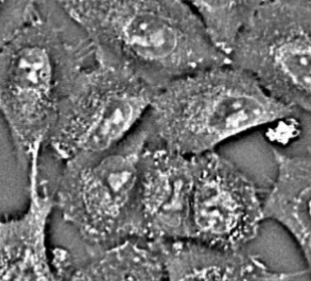
#> input picture examples/gradio/a549.png, 311 x 281 px
$ python -i masks.py   (imports and definitions only)
#> lines starting #> are read from the running program, lines starting #| are printed output that depends on the picture; after the words box and inside, x2 and y2 are one past the last pixel; in counts of white or black regions, pixels touching at a corner belong together
from typing import Any

import numpy as np
import scipy.ndimage as ndimage
from numpy.typing import NDArray
from scipy.ndimage import binary_fill_holes
from skimage.filters import gaussian, laplace, threshold_otsu
from skimage.morphology import (
    ball,
    binary_dilation,
    binary_opening,
    disk,
    remove_small_objects,
)


# [25 lines left out: function create_otsu_mask, not called in this run]


def create_membrane_mask(
    input_image: NDArray[Any],
    str_elem_size: int = 23,
    sigma: float = 0.4,
    k_size: int = 3,
    msize: int = 120,
) -> NDArray[np.bool_]:
    """Create a binary mask using Laplacian of Gaussian (LOG) feature detection.

    Parameters
    ----------
    input_image : NDArray
        Generate masks from this image.
    str_elem_size : int, optional
        Size of the laplacian filter used for contrast enhancement, odd number.
        Increase in value increases sensitivity of contrast enhancement,
        by default 23.
    sigma : float, optional
        Gaussian blur standard deviation, by default 0.4.
    k_size : int, optional
        Disk/ball size for mask dilation, ball for 3D and disk for 2D data,
        by default 3.
    msize : int, optional
        Size of small objects removed to clean segmentation, by default 120.

    Returns
    -------
    NDArray
        Binary mask of input_image.
    """
#> called with str_elem_size = 23, sigma = 0.4, k_size = 3, msize = 120
    input_image_blur = gaussian(input_image, sigma=sigma)

    input_Lapl = laplace(input_image_blur, ksize=str_elem_size)
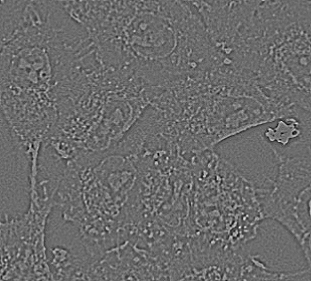
#> input_Lapl: shape (281, 311) float64; min -0.591, max 0.801, mean -2.54e-19; drawn with min black and max white

    thresh = threshold_otsu(input_Lapl)
#> thresh = 0.0204
    mask_bin = input_Lapl >= thresh
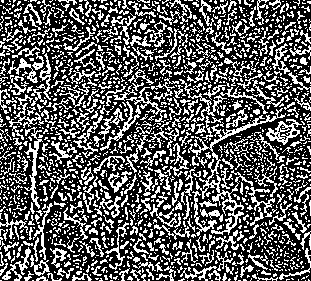
#> mask_bin: shape (281, 311) bool; 35.8% white in thin lines or dots

    if len(input_image.shape) == 2:
        str_elem = disk(k_size)
    else:
        str_elem = ball(k_size)

    mask_dilated = binary_dilation(mask_bin, str_elem)
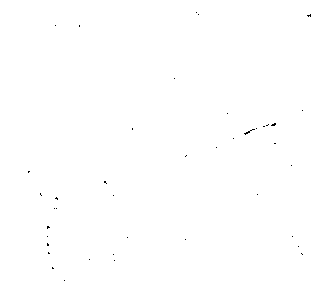
#> mask_dilated: shape (281, 311) bool; 99.9% white; black in thin lines or dots, all inside (x1, y1, x2, y2) = (28, 12, 311, 281)

    mask = remove_small_objects(mask_dilated, min_size=msize)

    return mask


# [176 lines left out: functions get_unimodal_threshold, create_unimodal_mask, get_unet_border_weight_map, not called in this run]

>>> import cv2
>>> picture = cv2.imread('../../examples/gradio/a549.png', cv2.IMREAD_GRAYSCALE)
>>> result = create_membrane_mask(picture)

$ run again, on examples/gradio/hek.png
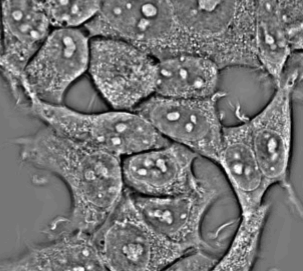
#> input picture examples/gradio/hek.png, 303 x 271 px
#> thresh = 0.0448
#> in create_membrane_mask, `mask_bin = input_Lapl >= thresh`:
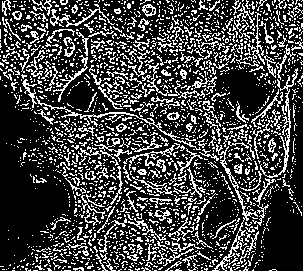
#> mask_bin: shape (271, 303) bool; 25.7% white in thin lines or dots
#> mask_dilated: shape (271, 303) bool; 87.5% white; 106 black regions (98 under 20 px), largest, box (x1, y1, x2, y2) and area: (0, 83, 67, 265) 5610, (257, 190, 303, 271) 2255, (218, 71, 266, 112) 942
#> in create_membrane_mask, `mask = remove_small_objects(mask_dilated, min_size=msize)`:
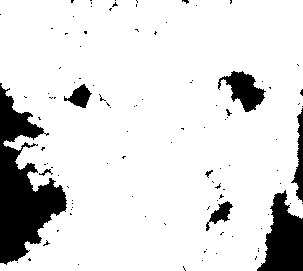
#> mask: shape (271, 303) bool; 87.1% white; 106 black regions (98 under 20 px), largest, box (x1, y1, x2, y2) and area: (0, 83, 67, 265) 5791, (257, 190, 303, 271) 2306, (218, 71, 266, 112) 971
